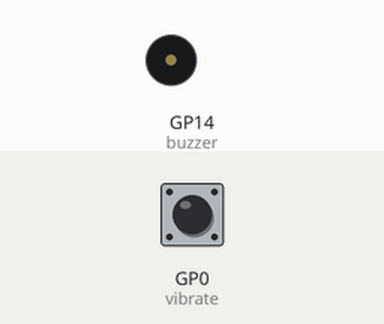
This program was run on a simulated Raspberry Pi Pico running MicroPython. Shown: buzzer (waves = sounding). The test bench sets the inputs (shaded band); at power-on: GP0 (vibrate) HIGH.

Above: at 1.2 s.
1.3 s: GP0 (vibrate) pulled LOW for 0.15 s
At 1.51 s:
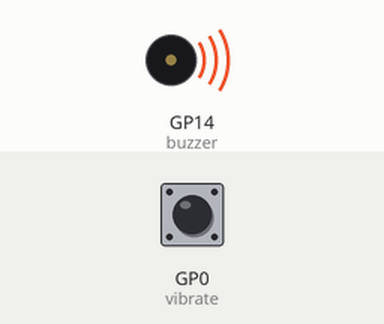
4.3 s: GP0 (vibrate) pulled LOW for 3.2 s
At 9.6 s:
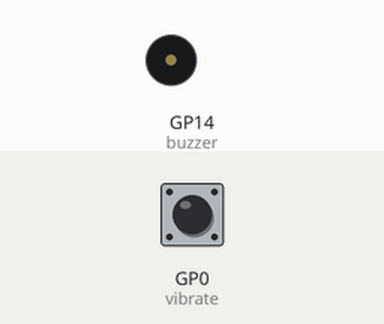
Timing chart, 0 to 11.1 s (numbered marks = the images above; inputs shaded):
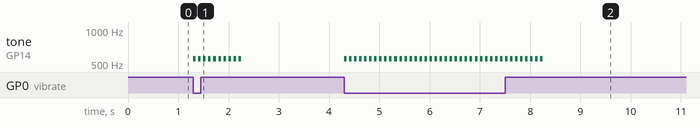

The program:

vibration.py
```python
################################
# Vibration Sensor interface with RPi Pico
# Author: Dharmendra Kumar Yadav
#####################################
from machine import Pin,PWM
import utime
vibrate = Pin(0, Pin.IN, Pin.PULL_UP)
buzzer = PWM(Pin(14))

def playtone(frequency):
    buzzer.duty_u16(1000)
    buzzer.freq(frequency)

def bequiet():
    buzzer.duty_u16(0)

if __name__ == '__main__':
    while True:
        if vibrate.value() == 0:
            for i in range(10) :
                playtone(555)
                utime.sleep_ms(50)
                bequiet()
                utime.sleep_ms(50)
        bequiet()
```

Measured:
- after the input at 1.3 s, tone on GP14 (buzzer): alternates 555 Hz for 0.05 s and silent for 0.05 s, 20 changes in all, then stays silent, starting at once
- after the input at 4.3 s, tone on GP14 (buzzer): alternates 555 Hz for 0.05 s and silent for 0.05 s, 80 changes in all, then stays silent, starting at once
